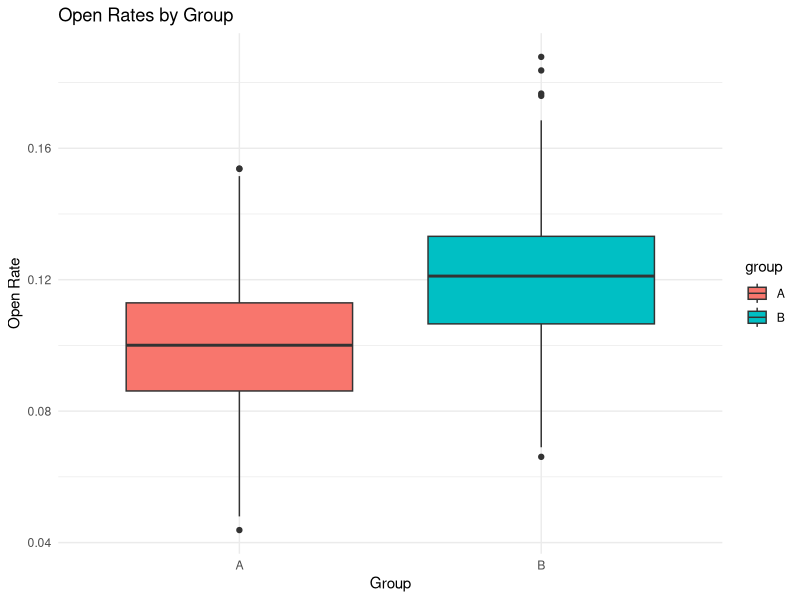

Here is the R script that generated this plot:
library(dplyr)
library(ggplot2)

set.seed(123)

# Generate the data
emails <- data.frame(
  recipient_id = 1:1000, 
  group = sample(c("A", "B"), size = 1000, replace = TRUE, prob = c(0.5, 0.5))
)

# Assign open_rate based on group
emails <- emails %>%
  group_by(group) %>%
  mutate(open_rate = ifelse(group == "A", rnorm(n(), mean = 0.1, sd = 0.02), rnorm(n(), mean = 0.12, sd = 0.02))) %>%
  ungroup()

# Shuffle rows
emails <- emails[sample(nrow(emails)), ]

# Check group counts
table(emails$group)

# Calculate mean open rates
mean_open_rates <- emails %>% 
  group_by(group) %>% 
  summarise(mean_open_rate = mean(open_rate))
print(mean_open_rates)

# Plot
ggplot(emails, aes(x = group, y = open_rate, fill = group)) +
  geom_boxplot() +
  labs(title = "Open Rates by Group", x = "Group", y = "Open Rate") +
  theme_minimal()

# T-test
t_test_result <- t.test(open_rate ~ group, data = emails)
print(t_test_result)
